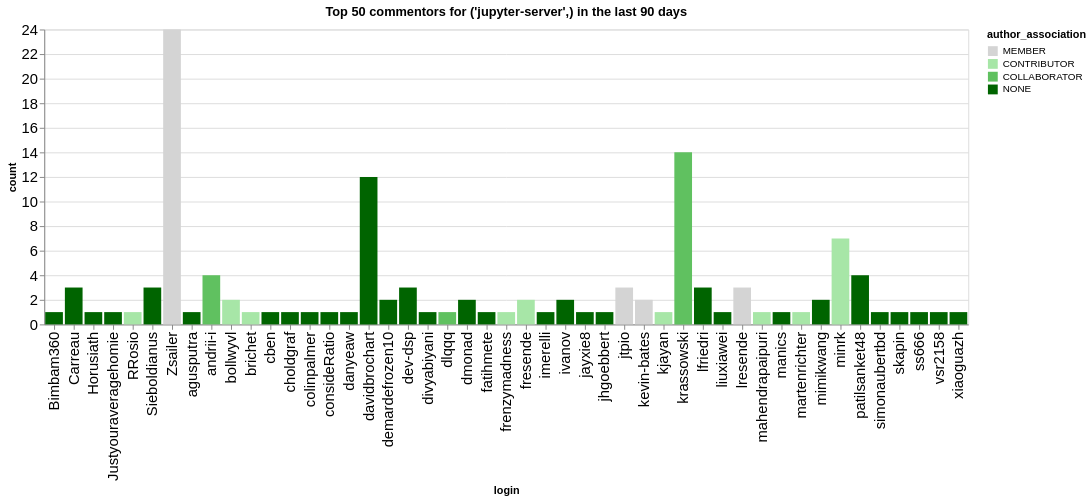

The notebook cell saved with this chart:
### Code cell
n_plot = 50
charts = []
for ii, (iorg, idata) in enumerate(commentors.groupby(['org'])):
    title = f"Top {n_plot} commentors for {iorg} in the last {n_days} days"
    idata = idata.groupby('login', as_index=False).agg({'count': 'sum', 'author_association': 'first'})
    idata = idata.sort_values('count', ascending=False).head(n_plot)
    ch = alt.Chart(data=idata.head(n_plot), title=title).mark_bar().encode(
        x='login',
        y='count',
        color=alt.Color('author_association', scale=alt.Scale(domain=author_types, range=author_colors))
    )
    charts.append(ch)
alt.hconcat(*charts)

### Figure 1 — Vega-Lite specification as saved in the notebook (floating-point values rounded to 4 significant figures)
{"config": {"axisLeft": {"labelFontSize": 15}, "axisBottom": {"labelFontSize": 15}}, "hconcat": [{"mark": {"type": "bar"}, "encoding": {"color": {"field": "author_association", "scale": {"domain": ["MEMBER", "CONTRIBUTOR", "COLLABORATOR", "NONE"], "range": ["rgb(211.82745098039214, 211.82745098039214, 211.82745098039214)", "rgb(166.98562091503268, 229.89803921568628, 166.98562091503268)", "rgb(96.37647058823529, 192.75294117647059, 96.37647058823529)", "rgb(0.0, 100.3921568627451, 0.0)"]}, "type": "nominal"}, "x": {"field": "login", "type": "nominal"}, "y": {"field": "count", "type": "quantitative"}}, "title": "Top 50 commentors for ('jupyter-server',) in the last 90 days"}], "data": {"name": "data-31e899b3f471837ccc0d2e7e14df2f95"}, "$schema": "https://vega.github.io/schema/vega-lite/v5.20.1.json", "datasets": {"data-31e899b3f471837ccc0d2e7e14df2f95": [{"login": "Zsailer", "count": 24, "author_association": "MEMBER"}, {"login": "krassowski", "count": 14, "author_association": "COLLABORATOR"}, {"login": "davidbrochart", "count": 12, "author_association": "NONE"}, {"login": "minrk", "count": 7, "author_association": "CONTRIBUTOR"}, {"login": "patilsanket48", "count": 4, "author_association": "NONE"}, {"login": "andrii-i", "count": 4, "author_association": "COLLABORATOR"}, {"login": "Sieboldianus", "count": 3, "author_association": "NONE"}, {"login": "lresende", "count": 3, "author_association": "MEMBER"}, {"login": "jtpio", "count": 3, "author_association": "MEMBER"}, {"login": "dev-dsp", "count": 3, "author_association": "NONE"}, {"login": "lfriedri", "count": 3, "author_association": "NONE"}, {"login": "Carreau", "count": 3, "author_association": "NONE"}, {"login": "bollwyvl", "count": 2, "author_association": "CONTRIBUTOR"}, {"login": "kevin-bates", "count": 2, "author_association": "MEMBER"}, {"login": "ivanov", "count": 2, "author_association": "NONE"}, {"login": "fresende", "count": 2, "author_association": "CONTRIBUTOR"}, {"login": "dmonad", "count": 2, "author_association": "NONE"}, {"login": "mimikwang", "count": 2, "author_association": "NONE"}, {"login": "demardefrozen10", "count": 2, "author_association": "NONE"}, {"login": "consideRatio", "count": 1, "author_association": "NONE"}, {"login": "colinpalmer", "count": 1, "author_association": "NONE"}, {"login": "RRosio", "count": 1, "author_association": "CONTRIBUTOR"}, {"login": "Justyouraveragehomie", "count": 1, "author_association": "NONE"}, {"login": "Bimbam360", "count": 1, "author_association": "NONE"}, {"login": "Horusiath", "count": 1, "author_association": "NONE"}, {"login": "choldgraf", "count": 1, "author_association": "NONE"}, {"login": "cben", "count": 1, "author_association": "NONE"}, {"login": "brichet", "count": 1, "author_association": "CONTRIBUTOR"}, {"login": "agusputra", "count": 1, "author_association": "NONE"}, {"login": "fatihmete", "count": 1, "author_association": "NONE"}, {"login": "dlqqq", "count": 1, "author_association": "COLLABORATOR"}, {"login": "jayxie8", "count": 1, "author_association": "NONE"}, {"login": "jhgoebbert", "count": 1, "author_association": "NONE"}, {"login": "frenzymadness", "count": 1, "author_association": "CONTRIBUTOR"}, {"login": "imerelli", "count": 1, "author_association": "NONE"}, {"login": "danyeaw", "count": 1, "author_association": "NONE"}, {"login": "divyabiyani", "count": 1, "author_association": "NONE"}, {"login": "liuxiawei", "count": 1, "author_association": "NONE"}, {"login": "kjayan", "count": 1, "author_association": "CONTRIBUTOR"}, {"login": "martenrichter", "count": 1, "author_association": "CONTRIBUTOR"}, {"login": "manics", "count": 1, "author_association": "NONE"}, {"login": "mahendrapaipuri", "count": 1, "author_association": "CONTRIBUTOR"}, {"login": "simonaubertbd", "count": 1, "author_association": "NONE"}, {"login": "skapin", "count": 1, "author_association": "NONE"}, {"login": "ss666", "count": 1, "author_association": "NONE"}, {"login": "vsr2158", "count": 1, "author_association": "NONE"}, {"login": "xiaoguazh", "count": 1, "author_association": "NONE"}]}}
